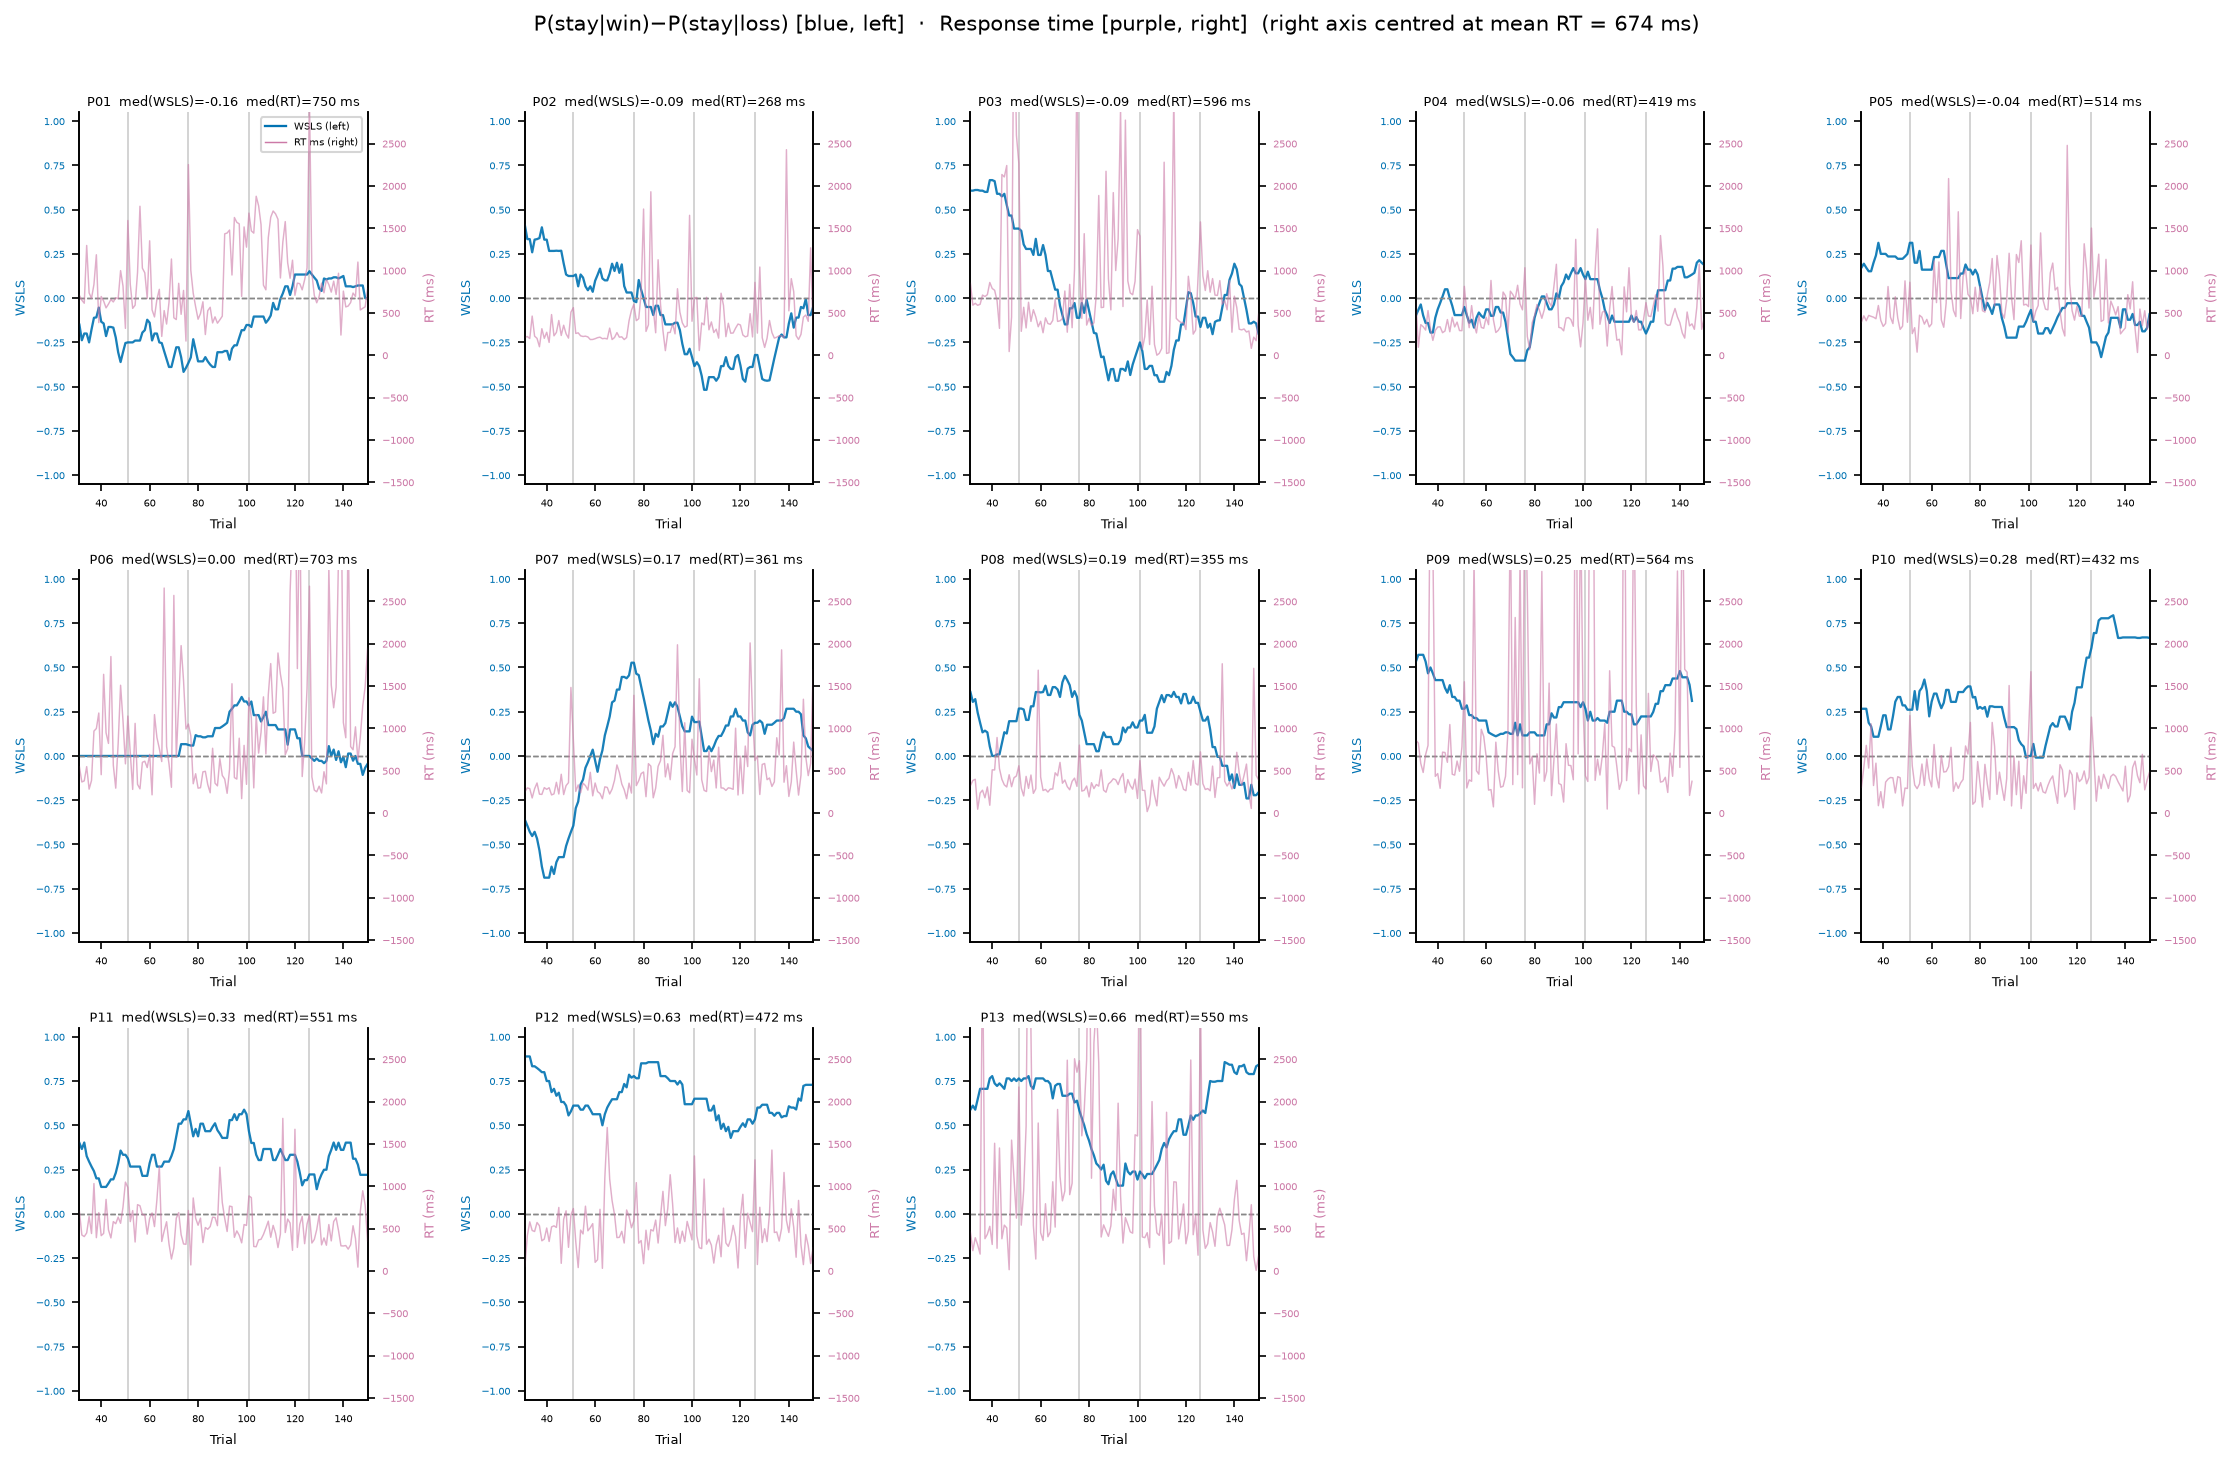

Python code for this plot:
"""
Per-trial response time overlaid with 30-back WSLS for 13 valid subjects.
WSLS on left y-axis (trial 31–150), RT in ms on right y-axis (trial 1–150).
"""

import os
import re
import warnings
import numpy as np
import pandas as pd
import matplotlib
matplotlib.use("Agg")
import matplotlib.pyplot as plt
from matplotlib.lines import Line2D

warnings.filterwarnings("ignore")

os.chdir(os.path.dirname(os.path.abspath(__file__)))

DATA_DIR = "../../data/ioc-all-fixed-pilot/task"

MISUNDERSTOOD  = {"67dae998d8f2cfb8a8e3bf03"}
FELT_DIFFERENT = {
    "677009b08130c3028f6a8a6d",
    "68598a1d4cebd213b2abb1d9",
    "69b7e04340b00585acbb91ac",
    "6a0092581cd317f1ff1765a2",
}
EXCLUDED = MISUNDERSTOOD | FELT_DIFFERENT

KEY_TO_ARM   = {"arrowleft": 0, "arrowup": 1, "arrowright": 2}
WINDOW       = 30
BLOCK_STARTS = [51, 76, 101, 126]

WSLS_COL  = "#0072B2"   # blue
RT_COL    = "#CC79A7"   # reddish purple
ZERO_COL  = "#888888"
BLOCK_COL = "#cccccc"


def load_subjects(data_dir):
    subjects = []
    for fname in sorted(os.listdir(data_dir)):
        if not fname.endswith(".csv"):
            continue
        m = re.match(r"ioc-all_([a-f0-9]{24})_SESSION", fname)
        if not m:
            continue
        pid = m.group(1)
        df  = pd.read_csv(os.path.join(data_dir, fname), low_memory=False)
        gb  = (
            df[
                (df["task"] == "gambling_choice") &
                (df["block_number"].astype(str) != "training") &
                (df["is_choice_valid"].astype(str).str.lower() == "true")
            ]
            .copy()
            .assign(block_number=lambda x: x["block_number"].astype(int))
            .sort_values(["block_number", "trial_number"])
            .reset_index(drop=True)
        )
        choices = gb["choice_key"].map(KEY_TO_ARM).values.astype(int)
        rewards = gb["reward"].astype(float).values
        rt      = gb["rt"].astype(float).values
        subjects.append({
            "pid":      pid,
            "excluded": pid in EXCLUDED,
            "choices":  choices,
            "rewards":  rewards,
            "rt":       rt,
        })
    return subjects


def running_wsls(choices, rewards, window=WINDOW):
    T           = len(choices)
    stay        = (choices[1:] == choices[:-1]).astype(float)
    reward_prev = rewards[:-1]
    wsls        = np.full(T - window, np.nan)
    for i in range(window - 1, T - 1):
        idx      = i - (window - 1)
        s        = stay[i - window + 1 : i + 1]
        r        = reward_prev[i - window + 1 : i + 1]
        win_mask = r == 1; lose_mask = r == 0
        if win_mask.sum() > 0 and lose_mask.sum() > 0:
            wsls[idx] = s[win_mask].mean() - s[lose_mask].mean()
    return np.arange(window + 1, T + 1), wsls


def plot_wsls_rt(subjects, mu_rt, rt_half, out_path):
    """
    mu_rt    : global mean RT (ms) — maps to y=0 on right axis
    rt_half  : half-range of right axis in ms, chosen so that
               1 SD of RT looks like 1 SD of WSLS visually
    """
    n     = len(subjects)
    ncols = 5
    nrows = int(np.ceil(n / ncols))

    fig, axes = plt.subplots(nrows, ncols, figsize=(15, nrows * 3.2), sharey=False)
    axes_flat = axes.flatten()

    for i, s in enumerate(subjects):
        ax_l = axes_flat[i]
        ax_r = ax_l.twinx()

        ax_l.axhline(0, color=ZERO_COL, linewidth=0.7, linestyle="--", zorder=1)
        ax_r.axhline(mu_rt, color=ZERO_COL, linewidth=0.7, linestyle="--", zorder=1)
        for bs in BLOCK_STARTS:
            ax_l.axvline(bs, color=BLOCK_COL, linewidth=0.8, zorder=1)

        # RT — right y-axis, trials 31+
        trial_x = np.arange(WINDOW + 1, len(s["rt"]) + 1)
        rt_vals = s["rt"][WINDOW:]
        ax_r.plot(trial_x, rt_vals, color=RT_COL, linewidth=0.7, alpha=0.6, zorder=2)
        ax_r.set_ylim(mu_rt - rt_half, mu_rt + rt_half)
        ax_r.set_ylabel("RT (ms)", fontsize=6, color=RT_COL)
        ax_r.tick_params(axis="y", labelsize=5, labelcolor=RT_COL)

        # WSLS — left y-axis, trials 31+
        ax_l.plot(s["x"], s["wsls"], color=WSLS_COL, linewidth=1.1, alpha=0.9, zorder=3)
        ax_l.set_ylim(-1.05, 1.05)
        ax_l.set_ylabel("WSLS", fontsize=6, color=WSLS_COL)
        ax_l.tick_params(axis="y", labelsize=5, labelcolor=WSLS_COL)

        ax_l.set_title(
            f"P{i+1:02d}  med(WSLS)={s['median_wsls']:.2f}"
            f"  med(RT)={np.nanmedian(s['rt']):.0f} ms",
            fontsize=6, pad=3,
        )
        ax_l.set_xlim(WINDOW + 1, 150)
        ax_l.set_xlabel("Trial", fontsize=6)
        ax_l.tick_params(axis="x", labelsize=5)
        ax_l.spines[["top"]].set_visible(False)
        ax_r.spines[["top"]].set_visible(False)

    legend_elements = [
        Line2D([0], [0], color=WSLS_COL, linewidth=1.1, label="WSLS (left)"),
        Line2D([0], [0], color=RT_COL,   linewidth=0.7, label="RT ms (right)"),
    ]
    axes_flat[0].legend(handles=legend_elements, fontsize=5, loc="upper right")

    for j in range(n, len(axes_flat)):
        axes_flat[j].set_visible(False)

    fig.suptitle(
        "P(stay|win)−P(stay|loss) [blue, left]  ·  Response time [purple, right]  "
        f"(right axis centred at mean RT = {mu_rt:.0f} ms)",
        fontsize=10, y=1.01,
    )
    plt.tight_layout()
    plt.savefig(out_path, dpi=150, bbox_inches="tight")
    plt.close(fig)
    print(f"Saved → {out_path}")


def main():
    all_subjects = load_subjects(DATA_DIR)

    valid = [s for s in all_subjects if not s["excluded"]]
    print(f"Valid subjects: {len(valid)}")

    for s in valid:
        s["x"], s["wsls"] = running_wsls(s["choices"], s["rewards"])
        s["median_wsls"]  = float(np.nanmedian(s["wsls"]))

    valid.sort(key=lambda s: s["median_wsls"])

    # ── global scaling: trials 31+ only ──────────────────────────────────────
    all_rt_31   = np.concatenate([s["rt"][WINDOW:] for s in valid])
    all_wsls    = np.concatenate([s["wsls"] for s in valid])
    mu_rt       = np.nanmean(all_rt_31)
    std_rt      = np.nanstd(all_rt_31)
    std_wsls    = np.nanstd(all_wsls[~np.isnan(all_wsls)])
    # right axis half-range: 1 SD of RT maps to 1 SD of WSLS visually
    rt_half     = 1.05 * (std_rt / std_wsls)
    print(f"Global mean RT (trials 31+): {mu_rt:.0f} ms")
    print(f"RT std: {std_rt:.0f} ms  |  WSLS std: {std_wsls:.3f}")
    print(f"Right axis: [{mu_rt - rt_half:.0f}, {mu_rt + rt_half:.0f}] ms")

    plot_wsls_rt(valid, mu_rt=mu_rt, rt_half=rt_half, out_path="running_wsls_rt.png")
    print("Done.")


if __name__ == "__main__":
    main()
